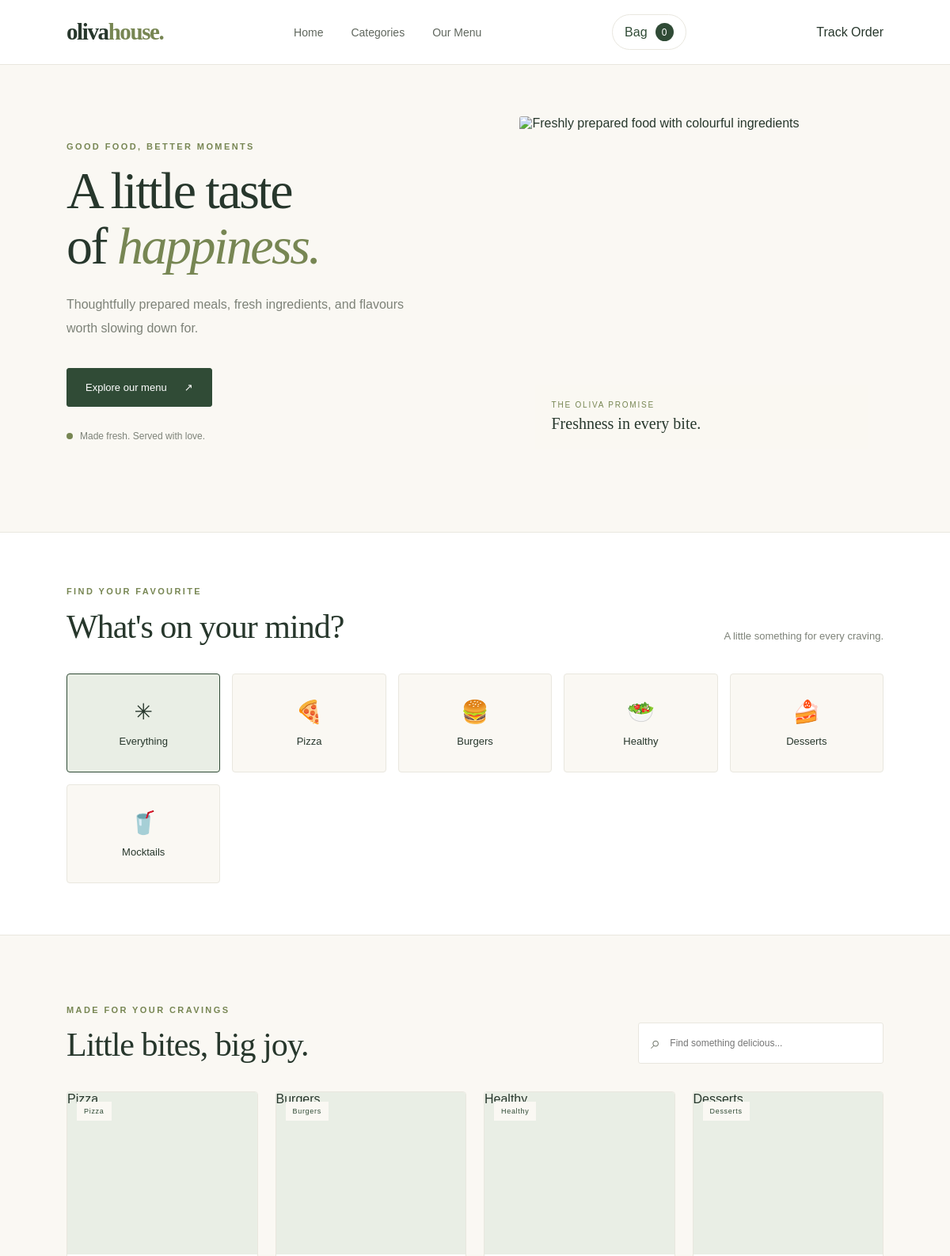
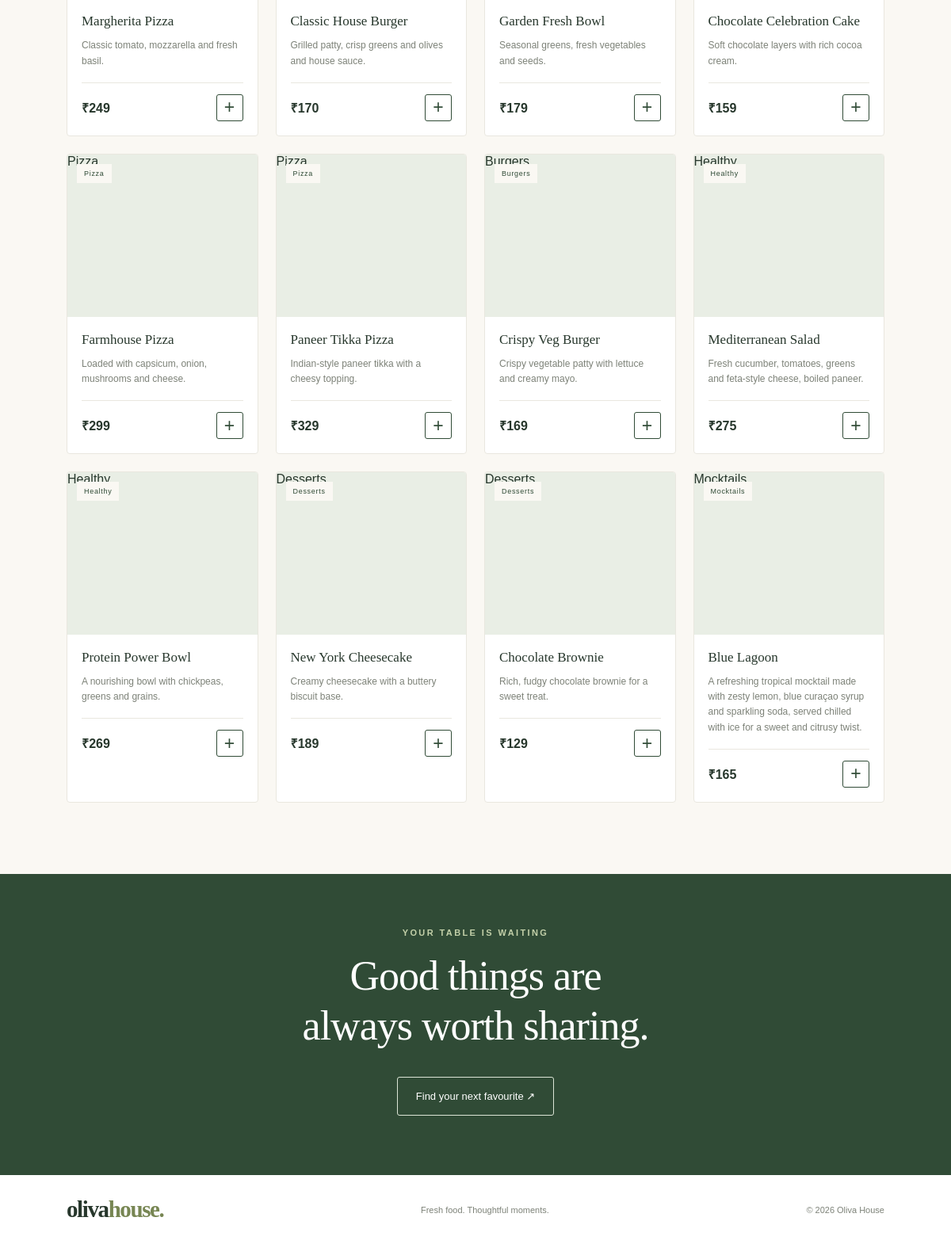
The page / on the database its author committed (2 pictures, top to bottom).
### app.py (models this page shows)
class MenuItem(db.Model):
    id = db.Column(db.Integer, primary_key=True)
    name = db.Column(db.String(100), nullable=False)
    description = db.Column(db.String(250))
    price = db.Column(db.Float, nullable=False)
    category = db.Column(db.String(50), nullable=False)
    image = db.Column(db.String(250))
    available = db.Column(db.Boolean, default=True)

### app.py (the view)
@app.route("/")
def home():
    menu_items = MenuItem.query.filter_by(available=True).all()
    return render_template("index.html", menu_items=menu_items)

### templates/index.html (shortened to what this page needs)
<!DOCTYPE html>
<html lang="en">
<head>
    <link rel="stylesheet"
          href="{{ url_for('static', filename='css/style.css') }}">
</head>
<body>
    <header class="navbar">
        <a href="/" class="logo">oliva<span>house.</span></a>
        <nav class="nav-links">
            <a href="#home">Home</a>
            <a href="#categories">Categories</a>
            <a href="#menu">Our Menu</a>
        </nav>
        <button class="cart-button" id="cart-button" type="button">
            <span>Bag</span>
            <span class="cart-count" id="cart-count">0</span>
        </button>
        <a href="{{ url_for('track_order') }}">Track Order</a>
    </header>
    <main>
        <section class="hero" id="home">
            <div class="hero-content">
                <p class="eyebrow">GOOD FOOD, BETTER MOMENTS</p>
                <h1>
                    A little taste<br>
                    of <em>happiness.</em>
                </h1>
                <p class="hero-description">
                    Thoughtfully prepared meals, fresh ingredients,
                    and flavours worth slowing down for.
                </p>
                <a href="#menu" class="primary-button">
                    Explore our menu <span>↗</span>
                </a>
                <div class="hero-note">
                    <span class="note-dot"></span>
                    Made fresh. Served with love.
                </div>
            </div>
            <div class="hero-image">
                <img
                    src="https://images.unsplash.com/photo-1547592180-85f173990554?auto=format&fit=crop&w=1100&q=85"
                    alt="Freshly prepared food with colourful ingredients">
                <div class="image-label">
                    <span>THE OLIVA PROMISE</span>
                    <strong>Freshness in every bite.</strong>
                </div>
            </div>
        </section>
        <section class="categories section" id="categories">
            <div class="section-heading">
                <div>
                    <p class="eyebrow">FIND YOUR FAVOURITE</p>
                    <h2>What's on your mind?</h2>
                </div>
                <p class="section-note">
                    A little something for every craving.
                </p>
            </div>
<div class="category-grid">
    <button class="category-card active"
            data-category="All" type="button">
        <span class="category-icon">✳</span>
        <span>Everything</span>
    </button>
    {% set category_icons = {
        'Pizza': '🍕',
        'Burgers': '🍔',
        'Healthy': '🥗',
        'Desserts': '🍰',
        'Mocktails': '🥤',
        'Starters': '🍟',
        'Main Course': '🍽️'
    } %}
    {% for category in menu_items | map(attribute='category') | unique | list %}
    <button class="category-card"
            data-category="{{ category }}" type="button">
        <span class="category-icon">
            {{ category_icons.get(category, '🍽️') }}
        </span>
        <span>{{ category }}</span>
    </button>
    {% endfor %}
</div>
        </section>
        <section class="menu-section section" id="menu">
            <div class="section-heading">
                <div>
                    <p class="eyebrow">MADE FOR YOUR CRAVINGS</p>
                    <h2>Little bites, big joy.</h2>
                </div>
                <label class="search-box">
                    <span>⌕</span>
                    <input
                        type="search"
                        id="menu-search"
                        placeholder="Find something delicious..."
                        aria-label="Search menu">
                </label>
            </div>
            <div class="menu-grid" id="menu-grid">
                {% for item in menu_items %}
                <article class="food-card"
                         data-category="{{ item.category }}">
                    <div class="food-image">
                        {% if item.image %}
                        <div class="food-image-placeholder" style="display: none;">
                            {{ item.category }}
                        </div>
                        {% else %}
                        <div class="food-image-placeholder">
                            {{ item.category }}
                        </div>
                        {% endif %}
                        <span class="food-tag">{{ item.category }}</span>
                    </div>
                    <div class="food-details">
                        <div class="food-title-row">
                            <h3>{{ item.name }}</h3>
                        </div>
                        <p>
                            {{ item.description or
                               "Freshly prepared at Oliva House." }}
                        </p>
                        <div class="food-bottom">
                            <strong>₹{{ "%.0f"|format(item.price) }}</strong>
                            <button
                                class="add-button"
                                type="button"
                                data-name="{{ item.name }}"
                                data-price="{{ item.price }}"
                                aria-label="Add {{ item.name }} to bag">
                                +
                            </button>
                        </div>
                    </div>
                </article>
                {% else %}
                <p class="empty-message">
                    No dishes available right now.
                    Please check back soon!
                </p>
                {% endfor %}
            </div>
        </section>
        <section class="closing-banner">
            <p class="eyebrow">YOUR TABLE IS WAITING</p>
            <h2>
                Good things are<br>
                always worth sharing.
            </h2>
            <a href="#menu" class="primary-button">
                Find your next favourite ↗
            </a>
        </section>
    </main>
    <footer class="footer">
        <a href="/" class="logo">oliva<span>house.</span></a>
        <p>Fresh food. Thoughtful moments.</p>
        <p>© 2026 Oliva House</p>
    </footer>
</body>
</html>

### rows shown on the page
MenuItem: get "🍕", category "Pizza", name "Margherita Pizza", description "Classic tomato, mozzarella and fresh basil.", price "249"
MenuItem: get "🍔", category "Burgers", name "Classic House Burger", description "Grilled patty, crisp greens and olives and house sauce.", price "170"
MenuItem: get "🥗", category "Healthy", name "Garden Fresh Bowl", description "Seasonal greens, fresh vegetables and seeds.", price "179"
MenuItem: get "🍰", category "Desserts", name "Chocolate Celebration Cake", description "Soft chocolate layers with rich cocoa cream.", price "159"
MenuItem: get "🥤", category "Mocktails", name "Blue Lagoon", description "A refreshing tropical mocktail made with zesty lemon, blue curaçao syrup and sparkling soda, served chilled with ice for a sweet and citrusy twist.", price "165"
MenuItem: category "Pizza", name "Farmhouse Pizza", description "Loaded with capsicum, onion, mushrooms and cheese.", price "299"
MenuItem: category "Pizza", name "Paneer Tikka Pizza", description "Indian-style paneer tikka with a cheesy topping.", price "329"
MenuItem: category "Burgers", name "Crispy Veg Burger", description "Crispy vegetable patty with lettuce and creamy mayo.", price "169"
MenuItem: category "Healthy", name "Mediterranean Salad", description "Fresh cucumber, tomatoes, greens and feta-style cheese, boiled paneer.", price "275"
MenuItem: category "Healthy", name "Protein Power Bowl", description "A nourishing bowl with chickpeas, greens and grains.", price "269"
MenuItem: category "Desserts", name "New York Cheesecake", description "Creamy cheesecake with a buttery biscuit base.", price "189"
MenuItem: category "Desserts", name "Chocolate Brownie", description "Rich, fudgy chocolate brownie for a sweet treat.", price "129"
